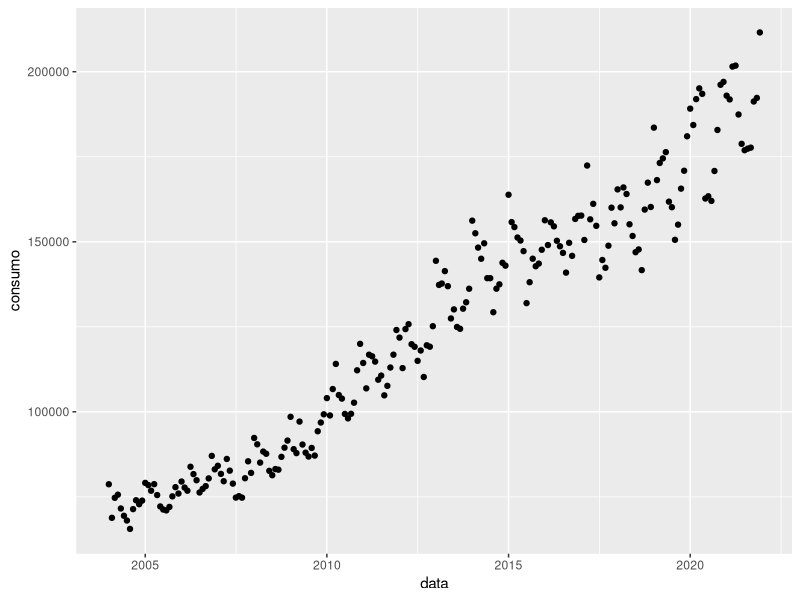
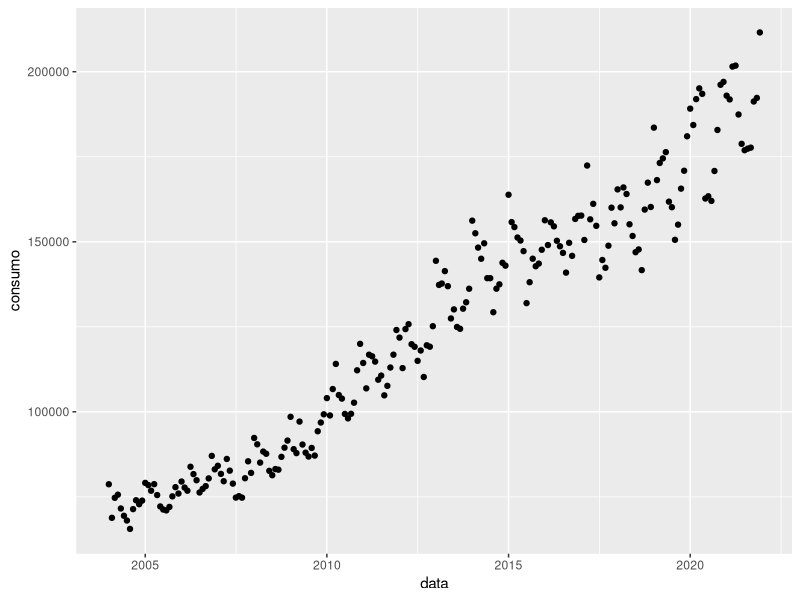
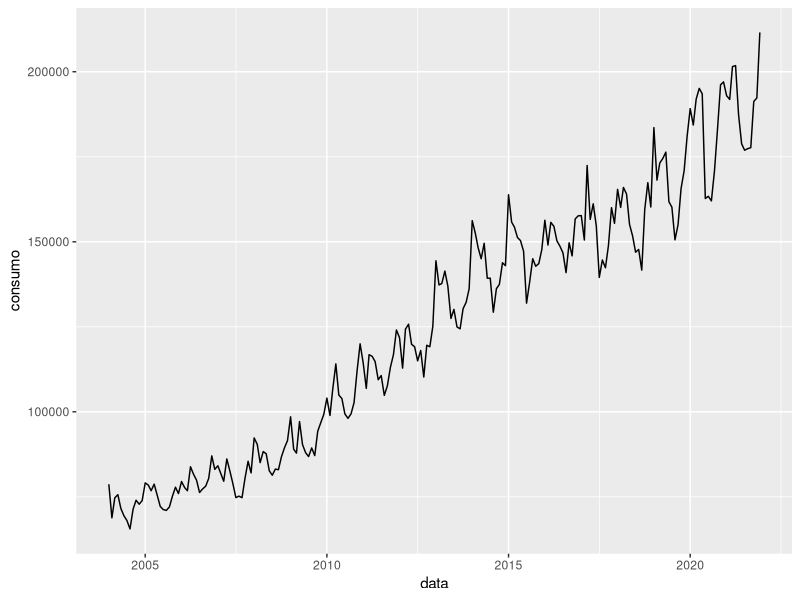
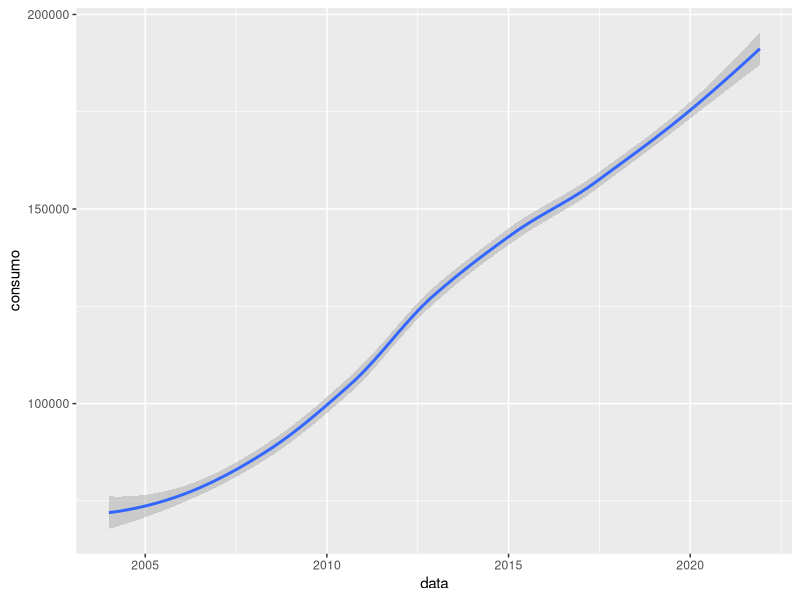
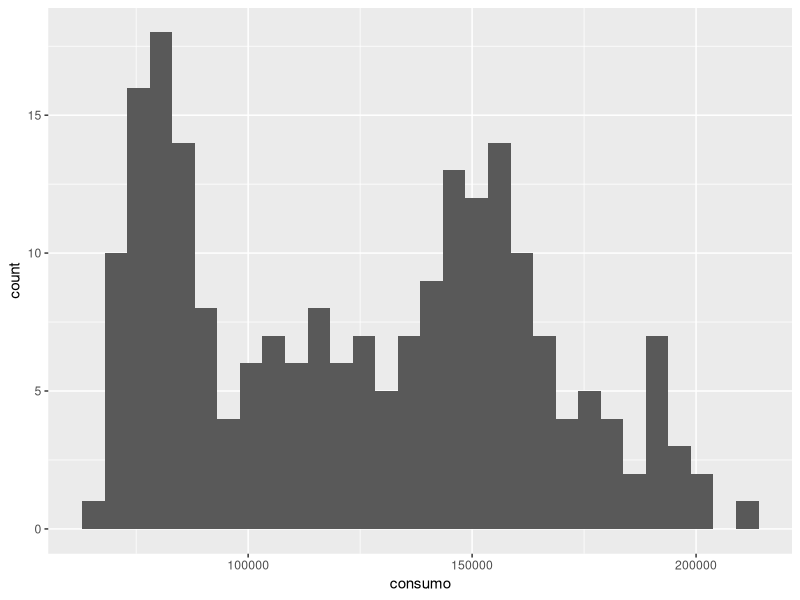
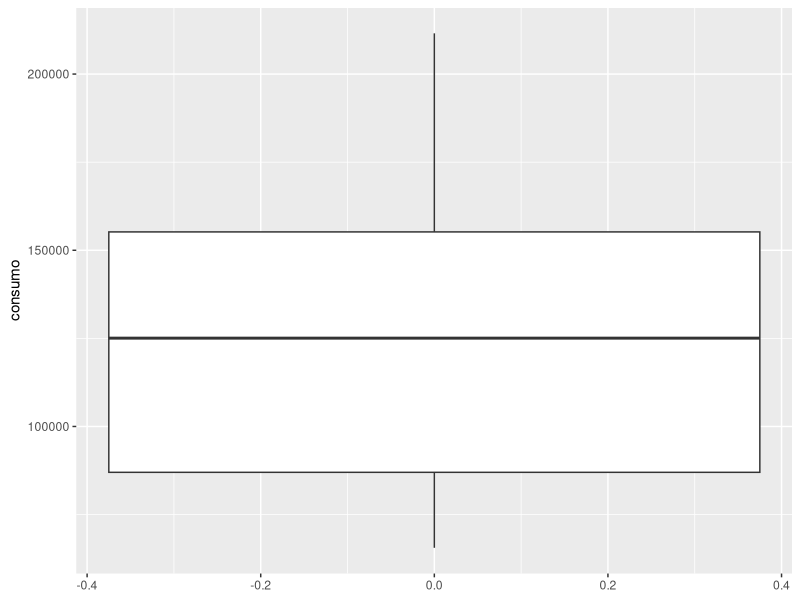
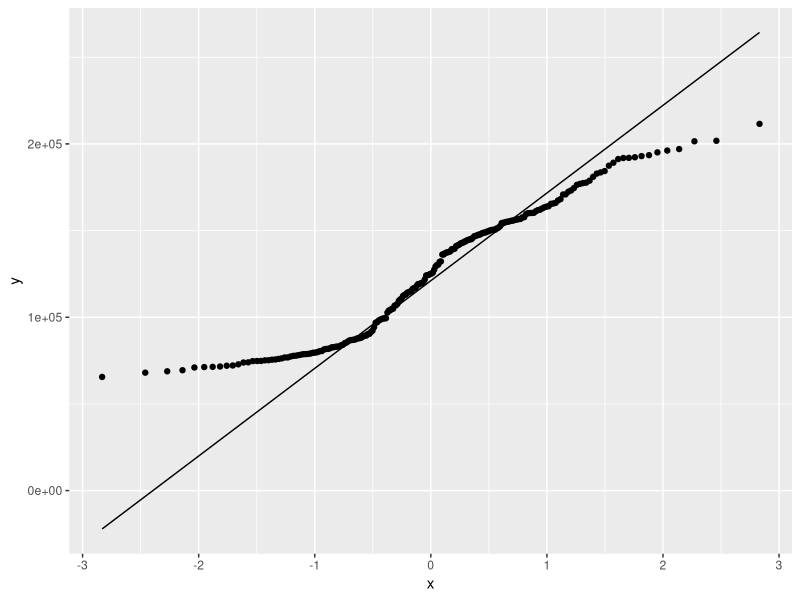
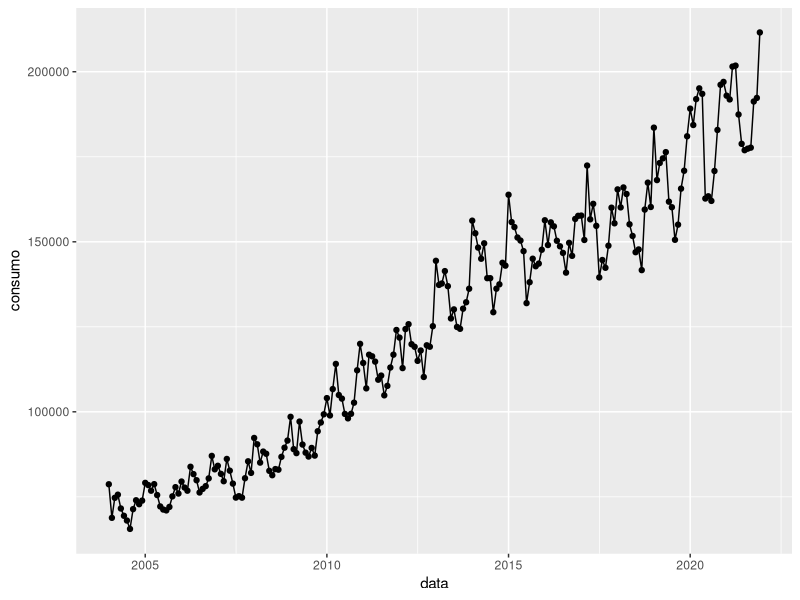

Write the R code that produced these figures, in order.
## ---- chunk 1
# tidyverse importa o pacote ggplot2
library(tidyverse)
## ---- chunk 2
energia_residencial_pb <- read_csv("dados/energia_residencial_paraiba.csv")
## ---- chunk 3
# camada de dados
energia_residencial_pb |> 
  # camada estética (mapeamento)
  ggplot(aes(x = data, y = consumo)) +
  # camada de geometria
  geom_point()
## ---- chunk 4
energia_residencial_pb |> 
  ggplot(mapping = aes(x = data, y = consumo)) +
  geom_point()

## ---- chunk 5
energia_residencial_pb |> 
  ggplot(mapping = aes(x = data, y = consumo)) +
  geom_line()
## ---- chunk 6
energia_residencial_pb |> 
  ggplot(mapping = aes(x = data, y = consumo)) +
  geom_smooth()
## ---- chunk 7
energia_residencial_pb |> 
  ggplot(aes(x = consumo)) +
  geom_histogram()

## ---- chunk 8
energia_residencial_pb |> 
  ggplot(aes(y = consumo)) +
  geom_boxplot()
## ---- chunk 9
energia_residencial_pb |> 
  ggplot(aes(sample = consumo)) +
  geom_qq() +
  geom_qq_line()
## ---- chunk 10

energia_residencial_pb |> 
  ggplot(aes(x = data, y = consumo)) +
  geom_point() +
  geom_line()
## ---- chunk 11
energia_residencial_pb |> 
  group_by(ano) |> 
  summarise(consumo_total = sum(consumo)) |> 
  ggplot(aes(x = ano, y = consumo_total)) + 
  geom_col()
## ---- chunk 12
energia_residencial_pb |> 
  filter(ano > 2012) |> 
  ggplot(aes(x = mes, y = consumo)) + 
  geom_line() + 
  facet_wrap(~ano)
## ---- chunk 13
#| echo: false
energia_residencial_pb |> 
  filter(ano > 2012) |> 
  ggplot(aes(x = mes, y = consumo)) + 
  geom_line() + 
  facet_wrap(~ano)
## ---- chunk 14
#| echo: false
energia_residencial_pb |> 
  filter(ano > 2012) |> 
  ggplot(aes(x = mes, y = consumo)) + 
  geom_line() + 
  facet_wrap(~ano) +
  labs(x = "Mês", y = "Consumo mensal", 
       title = "Consumo de energia elétrica residencial na Paraíba", 
       caption = "Fonte: Elaborado pelo autor")
## ---- chunk 15
#| echo: false
energia_residencial_pb |> 
  filter(ano > 2012) |> 
  ggplot(aes(x = mes, y = consumo)) + 
  geom_line() + 
  facet_wrap(~ano) +
  labs(x = "Mês", y = "Consumo mensal", 
       title = "Consumo de energia elétrica residencial na Paraíba", 
       caption = "Fonte: Elaborado pelo autor") +
  theme_light()
## ---- chunk 16
#| echo: false
energia_residencial_pb |> 
  filter(ano > 2012) |> 
  ggplot(aes(x = mes, y = consumo, 
             color = as.factor(ano))) + 
  geom_line() + 
  facet_wrap(~ano) +
  labs(x = "Mês", y = "Consumo mensal", 
       title = "Consumo de energia elétrica residencial na Paraíba", 
       caption = "Fonte: Elaborado pelo autor") +
  theme_light()
## ---- chunk 17
#| echo: false
energia_residencial_pb |> 
  filter(ano > 2012) |> 
  ggplot(aes(x = mes, y = consumo, color = as.factor(ano))) + 
  geom_line() + 
  facet_wrap(~ano) +
  labs(x = "Mês", y = "Consumo mensal", 
       title = "Consumo de energia elétrica residencial na Paraíba", 
       caption = "Fonte: Elaborado pelo autor") +
  theme_light() +
  guides(color="none")

